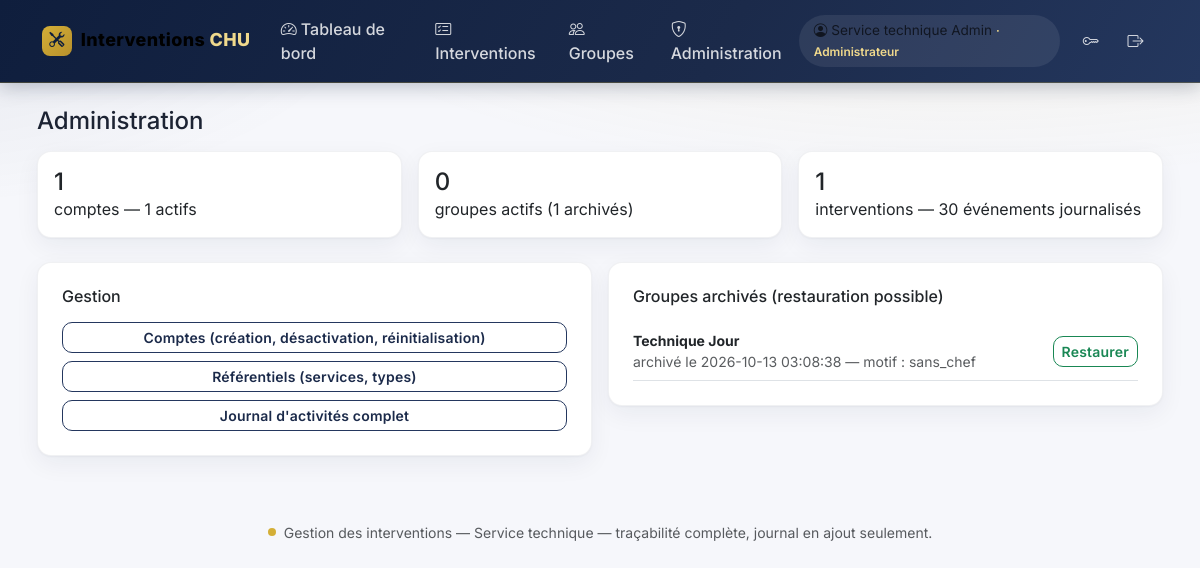
The app's page /public/admin/accueil.php (signed in) with its own data.
### tables this page shows
CREATE TABLE IF NOT EXISTS `utilisateurs` (
  `id` int UNSIGNED NOT NULL AUTO_INCREMENT,
  `role_id` int UNSIGNED NOT NULL,
  `nom` varchar(100) DEFAULT NULL,
  `prenom` varchar(100) DEFAULT NULL,
  `email` varchar(190) NOT NULL,
  `telephone` varchar(30) DEFAULT NULL,
  `password_hash` varchar(255) NOT NULL,
  `actif` tinyint(1) NOT NULL DEFAULT '1',
  `doit_changer_mot_de_passe` tinyint(1) NOT NULL DEFAULT '1',
  `auth_version` int UNSIGNED NOT NULL DEFAULT '1',
  `created_at` datetime NOT NULL DEFAULT CURRENT_TIMESTAMP,
  `updated_at` datetime NOT NULL DEFAULT CURRENT_TIMESTAMP,
  `last_login_at` datetime DEFAULT NULL,
  PRIMARY KEY (`id`),
  UNIQUE KEY `email` (`email`),
  KEY `fk_util_role` (`role_id`)
);

CREATE TABLE IF NOT EXISTS `roles` (
  `id` int UNSIGNED NOT NULL AUTO_INCREMENT,
  `code` varchar(30) NOT NULL,
  `nom` varchar(60) NOT NULL,
  PRIMARY KEY (`id`),
  UNIQUE KEY `code` (`code`)
);

CREATE TABLE IF NOT EXISTS `groupes` (
  `id` int UNSIGNED NOT NULL AUTO_INCREMENT,
  `nom` varchar(120) NOT NULL,
  `createur_id` int UNSIGNED NOT NULL,
  `archive_le` datetime DEFAULT NULL,
  `archive_motif` varchar(60) DEFAULT NULL,
  `created_at` datetime NOT NULL DEFAULT CURRENT_TIMESTAMP,
  `updated_at` datetime NOT NULL DEFAULT CURRENT_TIMESTAMP,
  PRIMARY KEY (`id`),
  KEY `fk_grg_createur` (`createur_id`)
);

### src/Security.php (called while the page is built, shortened)
<?php
final class Security
{
    public static function demarrerSession(): void
    {
        $cookie = session_get_cookie_params();
    }
    public static function utilisateurCourant(): ?array
    {
        $u = Database::pdo()->prepare(
            'SELECT u.*, r.code AS role_code, r.nom AS role_nom FROM utilisateurs u
             JOIN roles r ON r.id = u.role_id WHERE u.id = ?'
        );
        $u->execute([$_SESSION['utilisateur_id']]);
        $user = $u->fetch();
        return $cache = $user;
    }
    public static function exigerConnexion(): array
    {
        $u = self::utilisateurCourant();
        return $u;
    }
    public static function exigerAdmin(): array
    {
        $u = self::exigerConnexion();
        return $u;
    }
    public static function e(?string $v): string
    {
        return htmlspecialchars((string)$v, ENT_QUOTES | ENT_SUBSTITUTE, 'UTF-8');
    }
}

### src/Database.php (called while the page is built, shortened)
<?php
final class Database
{
    private static ?PDO $pdo = null;
    public static function pdo(): PDO
    {
        if (self::$pdo === null) {
            $cfg = require dirname(__DIR__) . '/config/config.local.php';
            $dsn = sprintf(DSN_MYSQL, $cfg['hote'], $cfg['port'], $cfg['base']);
            try {
                self::$pdo = new PDO($dsn, $cfg['utilisateur'], $cfg['mot_de_passe'], [
                    PDO::ATTR_ERRMODE            => PDO::ERRMODE_EXCEPTION,
                    PDO::ATTR_DEFAULT_FETCH_MODE => PDO::FETCH_ASSOC,
                    PDO::ATTR_EMULATE_PREPARES   => false,
                ]);
            } catch (PDOException $e) {
                error_log('Erreur connexion BD : ' . $e->getMessage());
                http_response_code(500);
                exit('Service momentanément indisponible.');
            }
        }
        return self::$pdo;
    }
}

### public/admin/accueil.php (the view, shortened to what this page needs)
<?php
$u = Security::exigerAdmin();
$pdo = Database::pdo();
$stats = $pdo->query(
    'SELECT
       (SELECT COUNT(*) FROM utilisateurs) AS comptes,
       (SELECT COUNT(*) FROM utilisateurs WHERE actif = 1) AS actifs,
       (SELECT COUNT(*) FROM groupes WHERE archive_le IS NULL) AS groupes_actifs,
       (SELECT COUNT(*) FROM groupes WHERE archive_le IS NOT NULL) AS groupes_archives,
       (SELECT COUNT(*) FROM interventions WHERE supprime_le IS NULL) AS interventions,
       (SELECT COUNT(*) FROM journal_activites) AS evenements'
)->fetch();
$archives = $pdo->query(
    'SELECT g.*, CONCAT(c.prenom," ",c.nom) AS createur_nom
     FROM groupes g JOIN utilisateurs c ON c.id = g.createur_id
     WHERE g.archive_le IS NOT NULL ORDER BY g.archive_le DESC'
)->fetchAll();
require dirname(__DIR__, 2) . '/src/layout/haut.php';
?>
<h1 class="h4 mb-3">Administration</h1>
<div class="row g-3 mb-4">
  <div class="col-md-4"><div class="card p-3"><div class="h4 mb-0"><?= (int)$stats['comptes'] ?></div>
    comptes — <?= (int)$stats['actifs'] ?> actifs</div></div>
  <div class="col-md-4"><div class="card p-3"><div class="h4 mb-0"><?= (int)$stats['groupes_actifs'] ?></div>
    groupes actifs (<?= (int)$stats['groupes_archives'] ?> archivés)</div></div>
  <div class="col-md-4"><div class="card p-3"><div class="h4 mb-0"><?= (int)$stats['interventions'] ?></div>
    interventions — <?= (int)$stats['evenements'] ?> événements journalisés</div></div>
</div>
<div class="row g-3">
  <div class="col-md-6">
    <div class="card p-4 mb-3">
      <h2 class="h6 mb-3">Gestion</h2>
      <div class="d-grid gap-2">
        <a class="btn btn-outline-primary btn-sm" href="<?= BASE_URL ?>/admin/comptes.php">Comptes (création, désactivation, réinitialisation)</a>
        <a class="btn btn-outline-primary btn-sm" href="<?= BASE_URL ?>/admin/referentiels.php">Référentiels (services, types)</a>
        <a class="btn btn-outline-primary btn-sm" href="<?= BASE_URL ?>/admin/journal.php">Journal d'activités complet</a>
      </div>
    </div>
  </div>
  <div class="col-md-6">
    <div class="card p-4 mb-3">
      <h2 class="h6 mb-3">Groupes archivés (restauration possible)</h2>
      <?php foreach ($archives as $g): ?>
        <div class="d-flex justify-content-between align-items-center border-bottom py-2">
          <div class="small">
            <strong><?= Security::e($g['nom']) ?></strong>
            <div class="text-muted">archivé le <?= Security::e($g['archive_le']) ?> — motif : <?= Security::e($g['archive_motif']) ?></div>
          </div>
          <form method="post">
            <button class="btn btn-sm btn-outline-success">Restaurer</button>
          </form>
        </div>
      <?php endforeach; ?>
    </div>
  </div>
</div>
<?php require dirname(__DIR__, 2) . '/src/layout/bas.php'; ?>

### src/layout/haut.php (shortened to what this page needs)
<!DOCTYPE html>
<html lang="fr">
<head>
<link href="https://cdn.jsdelivr.net/npm/bootstrap@5.3.3/dist/css/bootstrap.min.css" rel="stylesheet">
<link href="https://cdn.jsdelivr.net/npm/bootstrap-icons@1.11.3/font/bootstrap-icons.min.css" rel="stylesheet">
</head>
<body>
<nav class="navbar navbar-expand-lg mb-4 py-2">
<div class="container">
  <a class="navbar-brand d-flex align-items-center" href="<?= BASE_URL ?>/tableau_bord.php">
    <span class="logo-badge"><i class="bi bi-tools"></i></span>Interventions <span class="or">&nbsp;CHU</span></a>
  <div class="collapse navbar-collapse" id="nav">
    <ul class="navbar-nav me-auto">
      <li class="nav-item"><a class="nav-link" href="<?= BASE_URL ?>/tableau_bord.php"><i class="bi bi-speedometer2 me-1"></i>Tableau de bord</a></li>
      <li class="nav-item"><a class="nav-link" href="<?= BASE_URL ?>/interventions.php"><i class="bi bi-card-checklist me-1"></i>Interventions</a></li>
      <li class="nav-item"><a class="nav-link" href="<?= BASE_URL ?>/groupes.php"><i class="bi bi-people me-1"></i>Groupes</a></li>
      <?php if (($u['role_code'] ?? '') === 'admin'): ?>
        <li class="nav-item"><a class="nav-link" href="<?= BASE_URL ?>/admin/accueil.php"><i class="bi bi-shield-lock me-1"></i>Administration</a></li>
      <?php endif; ?>
    </ul>
    <ul class="navbar-nav align-items-center">
      <li class="nav-item navbar-text me-2">
        <i class="bi bi-person-circle me-1"></i><?= Security::e($u['prenom'] . ' ' . $u['nom']) ?>
        <span class="small fw-semibold" style="color:#f0d98c">· <?= Security::e($u['role_nom'] ?? $u['role_code']) ?></span>
      </li>
      <li class="nav-item"><a class="nav-link" href="<?= BASE_URL ?>/changer_mdp.php" title="Mot de passe"><i class="bi bi-key"></i></a></li>
      <li class="nav-item"><a class="nav-link" href="<?= BASE_URL ?>/deconnexion.php" title="Déconnexion"><i class="bi bi-box-arrow-right"></i></a></li>
    </ul>
  </div>
</div>
</nav>
<div class="container" style="max-width:1150px">

### src/layout/haut.php (style rules this page uses)
:root { --marine:#0f1e3d; --marine-2:#1b2a4a; --marine-3:#24375e; --or:#d4af37; --or-clair:#f0d98c; --or-fonce:#b8912c; --surface:#f6f7fb; --carte:#ffffff; --texte:#1c2333; }
* { font-family:'Inter',system-ui,sans-serif; }
body { background: radial-gradient(1200px 400px at 80% -10%, rgba(212,175,55,.10), transparent 60%), radial-gradient(900px 380px at -10% 0%, rgba(27,42,74,.08), transparent 55%), var(--surface); color:var(--texte); }
h1,h2,h3,h4,h5,h6 { font-weight:700;color:var(--marine); }
.navbar { background:linear-gradient(120deg,var(--marine) 0%,var(--marine-2) 60%,var(--marine-3) 100%); border-bottom:1px solid rgba(212,175,55,.25); box-shadow:0 4px 18px rgba(15,30,61,.25); }
.navbar .nav-link { color:rgba(255,255,255,.82); font-weight:500; padding:.55rem .9rem!important; border-radius:.6rem; transition:all .18s ease; position:relative; }
.navbar-brand { font-weight:800; letter-spacing:.4px; font-size:1.12rem; }
.navbar-brand .logo-badge { display:inline-flex; align-items:center; justify-content:center; width:30px;height:30px;border-radius:8px;background:linear-gradient(135deg,var(--or),var(--or-fonce)); color:var(--marine); margin-right:.55rem; font-size:.95rem; }
.navbar-brand span.or { color:var(--or-clair); }
.navbar-text { background:rgba(255,255,255,.08); border-radius:2rem; padding:.35rem .9rem; font-size:.85rem; }
.card { background:var(--carte); border:1px solid rgba(15,30,61,.06); border-radius:14px; box-shadow:0 1px 2px rgba(15,30,61,.04), 0 8px 24px rgba(15,30,61,.06); }
.btn { border-radius:10px; font-weight:600; letter-spacing:.2px; }
.btn-outline-primary { --bs-btn-color:var(--marine-2); --bs-btn-border-color:var(--marine-3); --bs-btn-hover-bg:var(--marine-2); }
a { color:var(--marine-3); }

### records on screen
utilisateurs: Security::e($u['prenom'] . ' ' . $u['nom']) "Service technique Admin", role.nom "Administrateur"
groupes: nom "Technique Jour", archive_le "2026-10-13 03:08:38", archive_motif "sans_chef"

### other values on screen
$stats['comptes'] "1"
$stats['actifs'] "1"
$stats['groupes_actifs'] "0"
$stats['groupes_archives'] "1"
$stats['interventions'] "1"
$stats['evenements'] "30"
Security::e(APP_NOM) "Gestion des interventions — Service technique"
